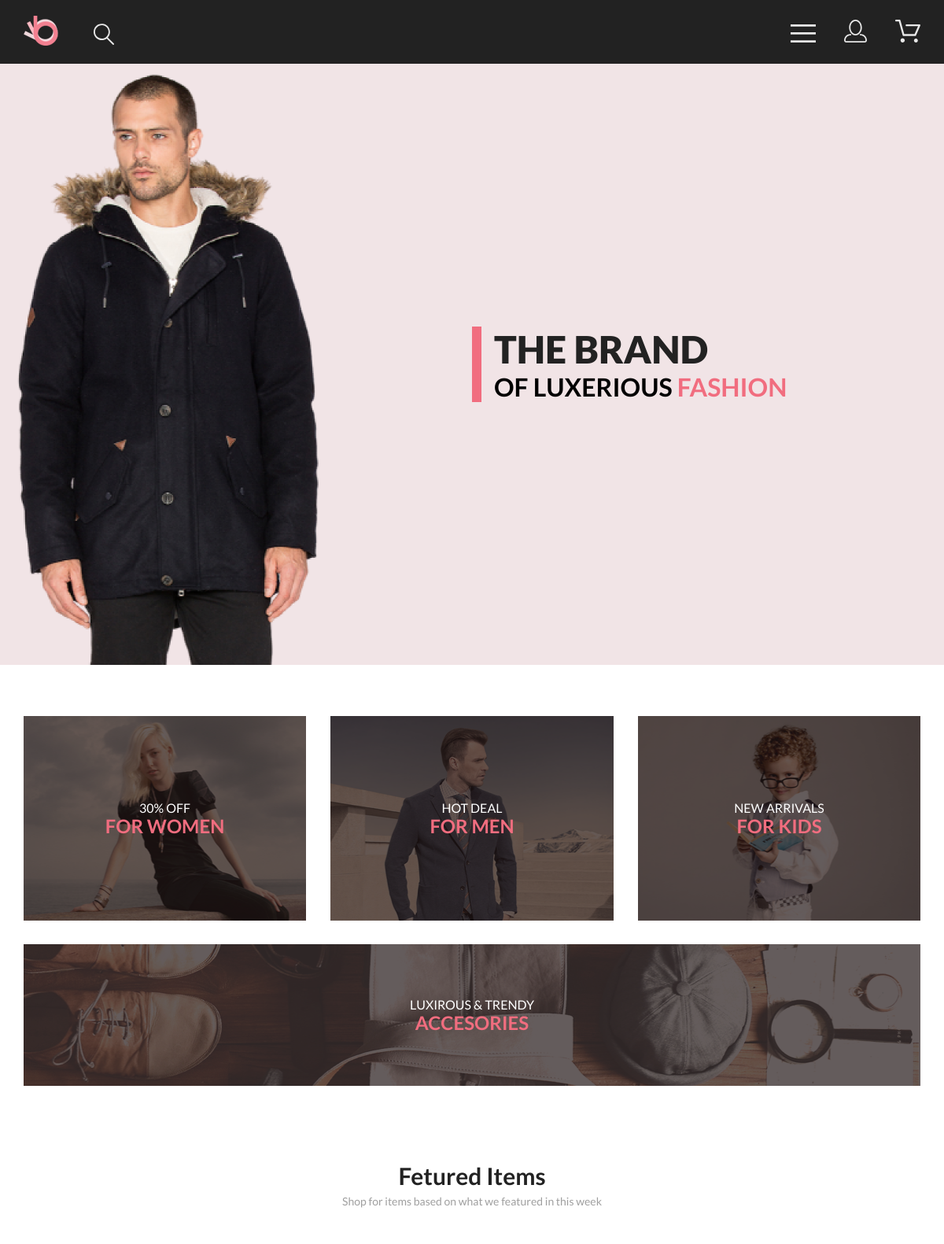
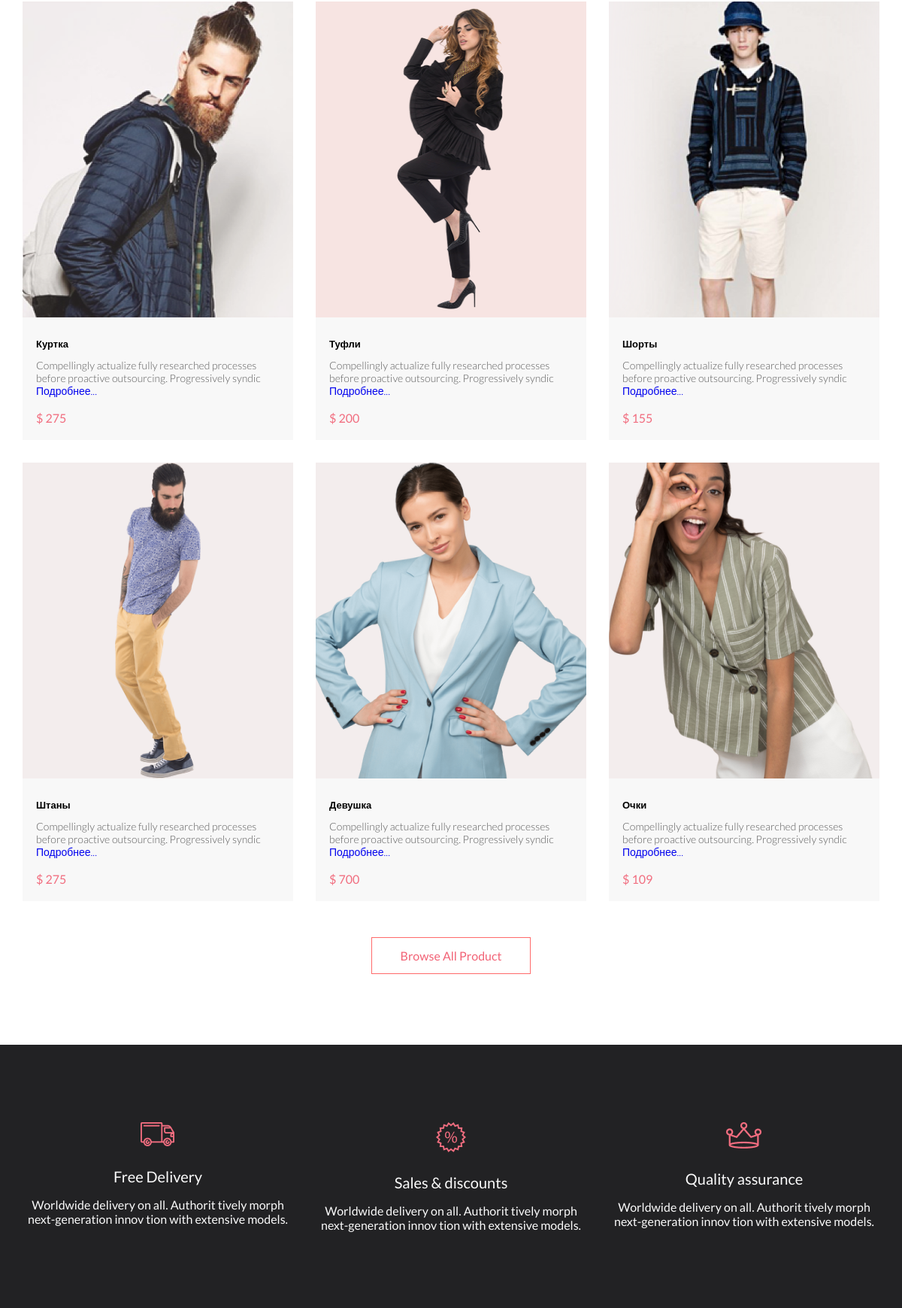
The page / (upper part) on the database its author committed (2 pictures, top to bottom).
### tables this page shows
CREATE TABLE `goods` (
  `id` int NOT NULL,
  `name` text,
  `description` text,
  `price` int DEFAULT NULL,
  `collection_id` int DEFAULT NULL,
  `color` text,
  `size` int DEFAULT NULL,
  `img` text,
  `data_create` datetime NOT NULL DEFAULT CURRENT_TIMESTAMP,
  `views` int DEFAULT NULL
);

### public/index.php (the view, shortened to what this page needs)
<?php
include_once 'templates/head.php';
?>
<body>
    <?php
    include_once 'templates/header.php'
    ?>
    <div class="promo">
        <div class="container promo_wrap">
            <h1 class="promo_title"><span class="promo_title-bold">THE BRAND</span> <br>
                OF LUXERIOUS <span class="promo_title-red">FASHION</span></h1>
        </div>
    </div>
    <div class="category">
        <div class="container category_wrap">
            <div class="category_item category_item_women">
                <p>30% OFF <br>
                    <span class="span_red">FOR WOMEN</span>
                </p>
            </div>
            <div class="category_item category_item_men">
                <p> HOT DEAL <br>
                    <span class="span_red">FOR MEN</span>
                </p>
            </div>
            <div class="category_item category_item_kids">
                <p>NEW ARRIVALS <br>
                    <span class="span_red">FOR KIDS</span>
                </p>
            </div>
            <div class="category_item category_item_acc">
                <p>LUXIROUS & TRENDY <br>
                    <span class="span_red">ACCESORIES</span>
                </p>
            </div>
        </div>
    </div>
    <div class="favorite">
        <div class="container favorite_wrap">
            <h2 class="favorite_title">Fetured Items</h2>
            <p class="favorite_description">Shop for items based on what we featured in this week</p>
            <div class="card">
                <?php
                $sql = "select * from goods limit 6";
                $res = mysqli_query($connect, $sql);
                while ($data = mysqli_fetch_assoc($res)) {
                ?>
                    <div class="card_item">
                        <img src="img/<?= $data['img'] ?>" alt="<?= $data['id'] ?>">
                        <h3 class="card_name"><?= $data['name'] ?></h3>
                        <p class="card_description"><?= substr($data['description'], 0, 100) ?>
                            <a href="product.php?id=<?= $data['id'] ?>" class="link">Подробнее...</a>
                        </p>
                        <p class="card_price">$ <?= $data['price'] ?></p>
                    </div>
                <?php
                }; ?>
            </div>
            <a href="catalog.php" class="link_all_product link">Browse All Product</a>
        </div>
    </div>
    <div class="advantage">
        <div class="container advantage_wrap">
            <div class="advantage_card">
                <img src="img/icon/delivery.png" alt="item">
                <h3>
                    Free Delivery
                </h3>
                <p>
                    Worldwide delivery on all. Authorit tively morph next-generation innov tion with extensive
                    models.
                </p>
            </div>
            <div class="advantage_card">
                <img src="img/icon/sales.png" alt="item">
                <h3>
                    Sales & discounts
                </h3>
                <p>
                    Worldwide delivery on all. Authorit tively morph next-generation innov tion with extensive
                    models.
                </p>
            </div>
            <div class="advantage_card">
                <img src="img/icon/quality.png" alt="item">
                <h3>
                    Quality assurance
                </h3>
                <p>
                    Worldwide delivery on all. Authorit tively morph next-generation innov tion with extensive
                    models.
                </p>
            </div>
        </div>
    </div>
    <?php
    include_once 'templates/footer.php'
    ?>

### public/css/style.css (style rules this page uses)
* { margin: 0; padding: 0; font-family: 'Lato', sans-serif; -webkit-box-sizing: border-box; box-sizing: border-box; }
.container { max-width: 1156px; padding: 0 8px; margin: 0 auto; }
.link { text-decoration: none; }
.promo { background: #f1e4e6; }
.promo_wrap { background: url(../img/promo_bg.png); background-size: contain; min-height: 764px; background-position-x: -225px; background-repeat: no-repeat; background-position-y: bottom; display: -webkit-box; display: -ms-flexbox; display: flex; -webkit-box-align: center; -ms-flex-align: center; align-items: center; -webkit-box-pack: end; -ms-flex-pack: end; justify-content: flex-end; }
.promo_title { margin: 0; width: 50%; border-left: 12px solid #F16D7F; padding-left: 16px; font-family: Lato; font-style: normal; font-weight: 700; font-size: 32px; line-height: 38px; }
.promo_title-bold { font-family: Lato; font-style: normal; font-weight: 900; font-size: 48px; line-height: 58px; color: #222222; }
.promo_title-red { color: #F16D7F; }
.category_item { width: 31.5%; height: 260px; display: -webkit-box; display: -ms-flexbox; display: flex; -webkit-box-align: center; -ms-flex-align: center; align-items: center; -webkit-box-pack: center; -ms-flex-pack: center; justify-content: center; }
.category_item > p { color: #fff; font-family: Lato; font-style: normal; font-weight: normal; font-size: 16px; line-height: 19px; text-align: center; }
.category_item_women { background: url(../img/for_women.png); background-position: 50% 5%; background-size: cover; -webkit-transform: rotate(0); transform: rotate(0); -webkit-transition: 0.4s; transition: 0.4s; }
.category_item_men { background: url(../img/for_men.png); background-position: 50% 5%; background-size: cover; -webkit-transition: 0.4s; transition: 0.4s; }
.category_item_kids { background: url(../img/for_kids.png); background-position: 50% 5%; background-size: cover; -webkit-transition: 0.4s; transition: 0.4s; }
.category_item_acc { width: 100%; height: 180px; margin-top: 30px; background: url(../img/accesories.png); background-position: 50% 5%; background-size: cover; -webkit-transition: 0.4s; transition: 0.4s; }
.advantage { background: #222224; color: #FBFBFB; margin-top: 109px; padding: 103px 0; }
.advantage_wrap { display: -webkit-box; display: -ms-flexbox; display: flex; -ms-flex-wrap: wrap; flex-wrap: wrap; -webkit-box-pack: justify; -ms-flex-pack: justify; justify-content: space-between; }
.advantage_card { width: 360px; text-align: center; -webkit-transform: scale(1); transform: scale(1); -webkit-transition: 0.2s; transition: 0.2s; }
.advantage_card > h3 { font-weight: normal; font-size: 20px; line-height: 24px; margin-top: 25px; margin-bottom: 16px; }
.category_wrap { display: -webkit-box; display: -ms-flexbox; display: flex; -ms-flex-wrap: wrap; flex-wrap: wrap; -webkit-box-pack: justify; -ms-flex-pack: justify; justify-content: space-between; margin-top: 65px; }
.span_red { color: #F16D7F; font-size: 24px; line-height: 28px; font-weight: 700; }
.favorite { text-align: center; font-family: Lato; font-style: normal; font-weight: normal; margin-top: 96px; }
.favorite_title { font-size: 30px; line-height: 36px; color: #222222; }
.favorite_description { font-size: 14px; line-height: 17px; color: #9F9F9F; margin-top: 6px; margin-bottom: 18px; }
.card { display: -webkit-box; display: -ms-flexbox; display: flex; -ms-flex-wrap: wrap; flex-wrap: wrap; -webkit-box-pack: justify; -ms-flex-pack: justify; justify-content: space-between; margin-bottom: 63px; }
.card_item { padding-bottom: 57px; width: 360px; background: #F8F8F8; margin-top: 30px; text-align: left; position: relative; -webkit-transition: 0.5s; transition: 0.5s; }
.card_name { font-size: 13px; line-height: 16px; color: #000000; margin: 24px 18px 12px 18px; }
.card_description { font-weight: 300; font-size: 14px; line-height: 17px; color: #5D5D5D; margin: 0 18px; }
.card_price { font-size: 16px; line-height: 19px; color: #F16D7F; position: absolute; left: 18px; bottom: 20px; }
.link_all_product { font-family: Lato; font-style: normal; font-weight: normal; font-size: 16px; line-height: 19px; color: #F26376; border: 1px solid #FF6A6A; padding: 14px 38px; -webkit-transition: 0.4s; transition: 0.4s; }

### rows shown on the page
goods: img (picture), name "Куртка", description "Compellingly actualize fully researched processes before proactive outsourcing. Progressively syndic", price "275"
goods: img (picture), name "Туфли", description "Compellingly actualize fully researched processes before proactive outsourcing. Progressively syndic", price "200"
goods: img (picture), name "Шорты", description "Compellingly actualize fully researched processes before proactive outsourcing. Progressively syndic", price "155"
goods: img (picture), name "Штаны", description "Compellingly actualize fully researched processes before proactive outsourcing. Progressively syndic", price "275"
goods: img (picture), name "Девушка", description "Compellingly actualize fully researched processes before proactive outsourcing. Progressively syndic", price "700"
goods: img (picture), name "Очки", description "Compellingly actualize fully researched processes before proactive outsourcing. Progressively syndic", price "109"
